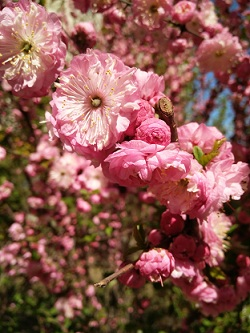
#> input picture Python.OpenCV.From.Novice.To.Practice/code/06/07/amygdalus triloba.png, 250 x 333 px
$ python demo.py
#> lines starting #> are read from the running program, lines starting #| are printed output that depends on the picture
import cv2

flower = cv2.imread("amygdalus triloba.png")  # 花原始图像
#> flower is the input picture: shape (333, 250, 3); mean B, G, R 80.5, 88.3, 139
img = cv2.bitwise_not(flower)  # 取反运算
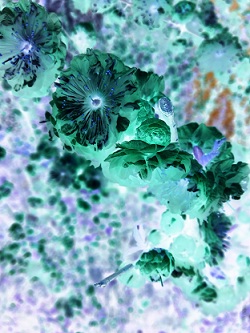
#> img: shape (333, 250, 3); mean B, G, R 174.5, 166.7, 116
cv2.imshow("flower", flower)  # 展示花图像
cv2.imshow("img", img)  # 展示取反运算结果
cv2.waitKey()  # 按下任何键盘按键后
cv2.destroyAllWindows()  # 释放所有窗体
